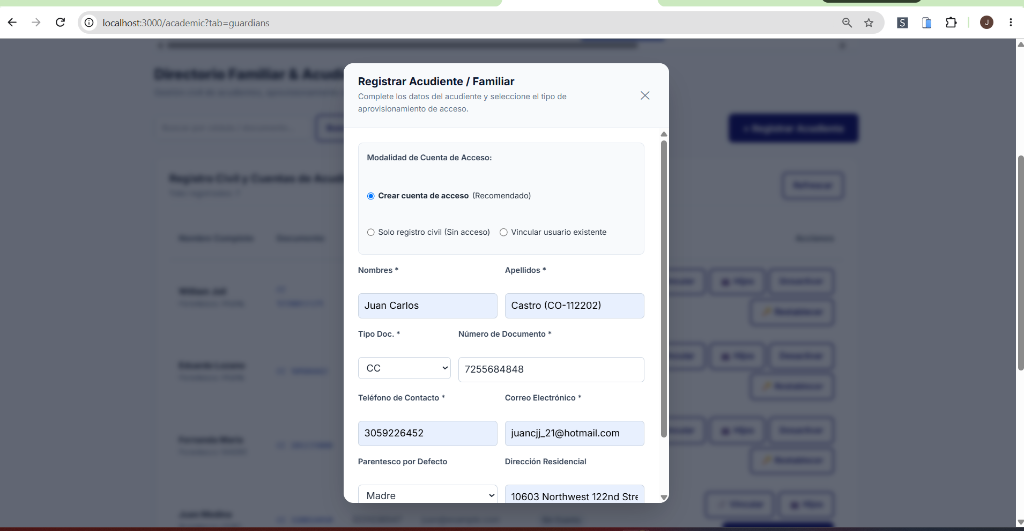
#> input picture scratch/screenshots_backup/08_gestion_academica_acudientes.png, 1024 x 531 px, found by its file name
$ python find_modal_inputs.py
#> lines starting #> are read from the running program, lines starting #| are printed output that depends on the picture
from PIL import Image

im08 = Image.open('scratch/screenshots_backup/08_gestion_academica_acudientes.png')
#> im08 is the input picture: PIL image 1024x531 RGBA; mean R, G, B, A 143.5, 147.4, 156.5, 255
im08_crop = im08.crop((0, 38, im08.size[0], im08.size[1]))
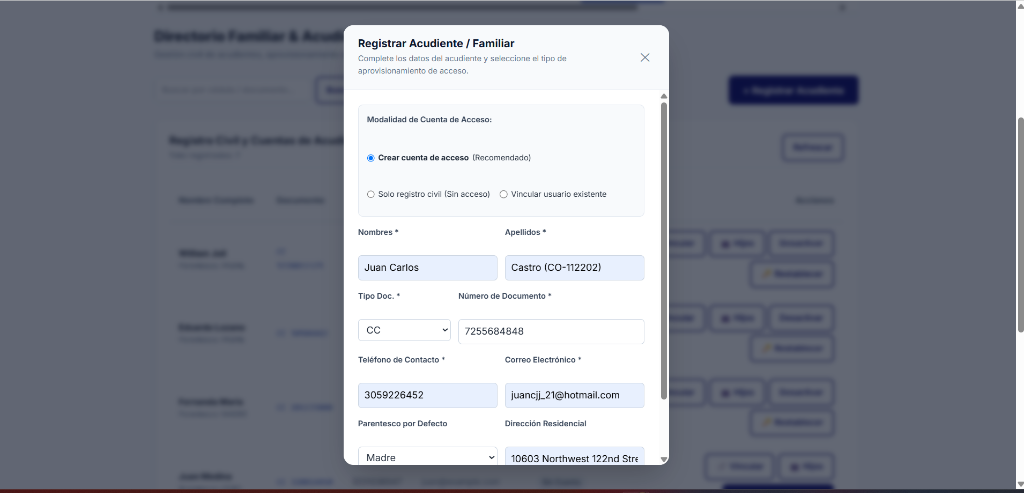
#> im08_crop: PIL image 1024x493 RGBA; mean R, G, B, A 136.9, 140.8, 150.9, 255

# Find input boxes inside modal (x between 340 and 650)
# Input boxes have white background surrounded by borders or autofill blue
for y in range(200, 480, 5):
    p = im08_crop.getpixel((400, y))
    p_right = im08_crop.getpixel((520, y))
    print(f'y={y}: left={p[:3]}, right={p_right[:3]}')
#> this loop made 56 passes
#> p_right on passes 1, 2, 3, 4, 5, 6, 8, 9, 10, 11, 12, 13: (248, 250, 252, 255), (248, 250, 252, 255), (248, 250, 252, 255), (248, 250, 252, 255), (255, 255, 255, 255), (255, 255, 255, 255), (255, 255, 255, 255), (255, 255, 255, 255), (255, 255, 255, 255), (255, 255, 255, 255), (206, 215, 227, 255), (232, 240, 254, 255)
#> (p, p_right) on passes 7, 14, 15, 20, 27, 29: ((255, 255, 255, 255), (208, 211, 216, 255)), ((194, 201, 212, 255), (110, 113, 120, 255)), ((66, 68, 72, 255), (15, 15, 16, 255)), ((255, 255, 255, 255), (119, 128, 141, 255)), ((255, 255, 255, 255), (149, 153, 160, 255)), ((229, 234, 240, 255), (255, 255, 255, 255))
#| y=200: left=(248, 250, 252), right=(248, 250, 252)
#| y=205: left=(248, 250, 252), right=(248, 250, 252)
#| y=210: left=(248, 250, 252), right=(248, 250, 252)
#| y=215: left=(248, 250, 252), right=(248, 250, 252)
#| y=220: left=(255, 255, 255), right=(255, 255, 255)
#| y=225: left=(255, 255, 255), right=(255, 255, 255)
#| y=230: left=(255, 255, 255), right=(208, 211, 216)
#| y=235: left=(255, 255, 255), right=(255, 255, 255)
#> (further printed lines are left out)
